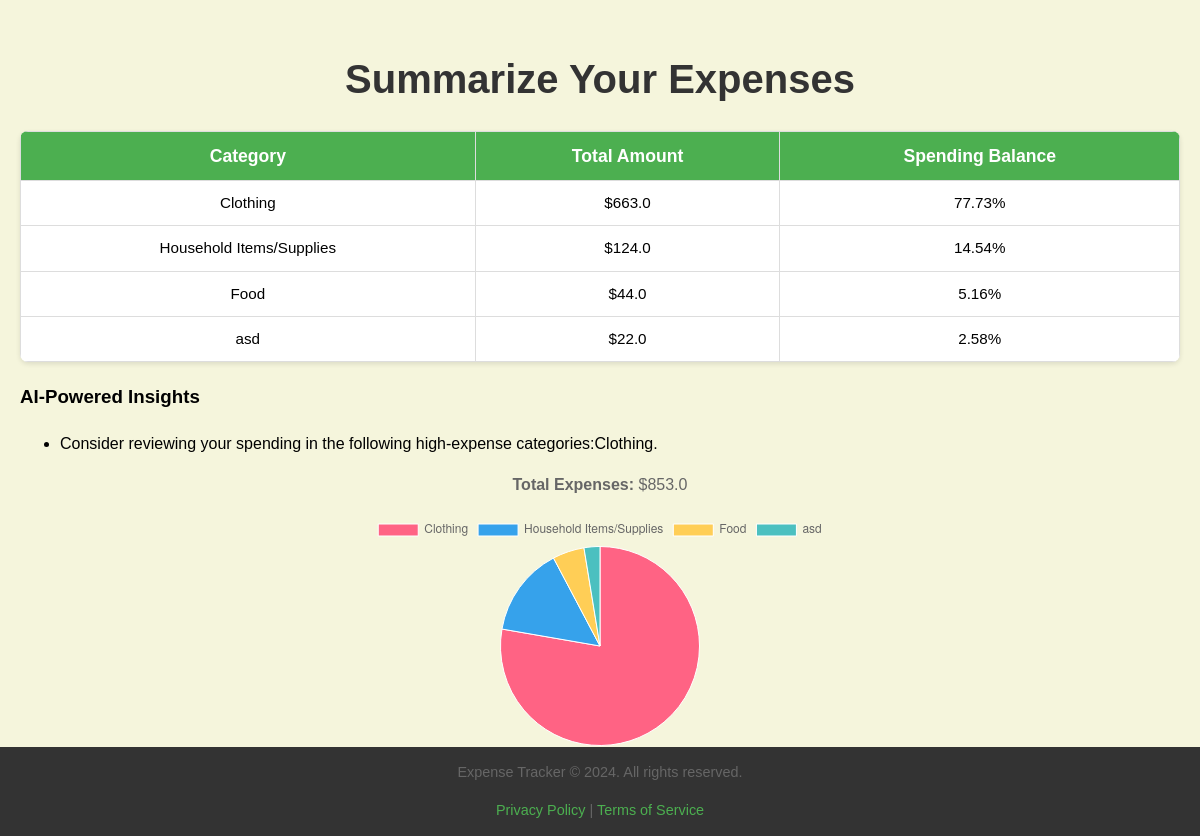
Screenshot of /summarize-expenses (signed in) with the database file from the repository.
### tables this page shows
CREATE TABLE expenses (
        id INTEGER PRIMARY KEY AUTOINCREMENT,
        category_id INTEGER,
        amount REAL,
        date TEXT,
        description TEXT,
        user_id INTEGER, category TEXT,
        FOREIGN KEY (category_id) REFERENCES categories (id),
        FOREIGN KEY (user_id) REFERENCES users (id)
    );

### app.py (the view)
@app.route('/summarize-expenses')
def summarize_expenses():
    if 'username' not in session:
        return redirect(url_for('login'))
    user_id = session.get('user_id')
    if not user_id:
        flash("User not logged in.Please log in to view summaries","error")
        return redirect(url_for('login'))
    with sqlite3.connect('expenses.db') as conn:
        conn.row_factory = sqlite3.Row
        cursor = conn.cursor()
        cursor.execute('''
        SELECT category, SUM(amount) as total_amount
        FROM expenses
        WHERE user_id = ?
        GROUP BY category
        ORDER BY total_amount DESC
        ''',(user_id,))
        summary = cursor.fetchall()
        categories = [row['category'] for row in summary]
        totals = [row['total_amount'] for row in summary]
        total_spending = sum(totals)
        percentages = [(category,total / total_spending * 100) for category, total in zip(categories, totals)]
        mean_spending = np.mean(totals)
        std_dev_spending = np.std(totals)
        high_spending = [
            category for category, total in zip(categories,totals)
            if total > mean_spending + std_dev_spending
        ]
        recommendations = []
        if high_spending:
            recommendations.append(
                f"Consider reviewing your spending in the following  high-expense categories:{', '.join(high_spending)}."
            )
        else:
            recommendations.append("Your spending seems balanced across all categories!")
    return render_template(
        'summarize_expenses.html',
        summary=summary,
        percentages=percentages,
        recommendations=recommendations
    )

### templates/summarize_expenses.html (shortened to what this page needs)
<!DOCTYPE html>
<html lang="en">
<head>
    <link rel="stylesheet" href="static/style.css">
</head>
<body>
    <h1>
        Summarize Your Expenses
    </h1>
    <table>
        <thead>
            <tr>
                <th>Category</th>
                <th>Total Amount</th>
                <th>Spending Balance</th>
            </tr>
        </thead>
        <tbody>
            {% for row in summary %}
            <tr>
              <td>{{ row['category'] }}</td>
              <td>${{ row['total_amount'] }}</td>
              <td>
                {% for category, percentage in percentages %}
                  {% if category == row['category'] %}
                    {{ percentage | round(2) }}%
                  {% endif %}
                {% endfor %}
              </td>
            </tr>
            {% endfor %}
        </tbody>
    </table>
<h3>AI-Powered Insights</h3>
<ul>
  {% for recommendation in recommendations %}
  <li>{{ recommendation }}</li>
  {% endfor %}
</ul>
    <p>
        <strong>Total Expenses:</strong>
        ${{ summary | sum(attribute=1) }}
    </p>
    <canvas id="expenseChart" width="400" height="400"></canvas>
    <script>
        const ctx = document.getElementById('expenseChart').getContext('2d');
        // Data from the summary passed in by Flask
        const data = {
            labels: [
                {% for category, total in summary %}
                    "{{ category }}",
                {% endfor %}
            ],
            datasets: [{
                data: [
                    {% for category, total in summary %}
                        {{ total }},
                    {% endfor %}
                ],
                backgroundColor: [
                    '#FF6384', '#36A2EB', '#FFCE56', '#4BC0C0', '#9966FF', '#FF9F40'
                ],
                borderColor: '#FFFFFF',
                borderWidth: 1,
            }]
        };
        // Configuration for the chart
        const config = {
            type: 'pie',
            data: data,
            options: {
                responsive: true,
                maintainAspectRatio: true, // Ensure aspect ratio is maintained
                aspectRatio: 5,
                plugins: {
                    legend: {
                        position: 'top',
                    },
                    tooltip: {
                        callbacks: {
                            label: function(tooltipItem) {
                                const value = data.datasets[0].data[tooltipItem.dataIndex];
                                return `${data.labels[tooltipItem.dataIndex]}: $${value}`;
                            }
                        }
                    }
                }
            }
        };
        // Create and render the chart
        new Chart(ctx, config);
    </script>
     <a href="/home" class="button">Go back to dashboard</a>
</body>
 <footer>
        <p>Expense Tracker &copy; 2024. All rights reserved.</p>
        <p><a href="#">Privacy Policy</a> | <a href="#">Terms of Service</a></p>
    </footer>
</html>

### static/style.css (style rules this page uses)
html { box-sizing: border-box; scroll-behavior: smooth; }
*, *:before, *:after { box-sizing: inherit; }
body { font-family: Arial, sans-serif; margin: 0; padding: 20px; background-color: beige; line-height:1.6; }
h1 { color: #333; font-size: 2.5em; margin-bottom:10px; text-align: center; }
p { text-align:center; color:#666; }
table { width: 100%; border-collapse: collapse; margin: 20px 0; background-color: white; box-shadow:0 2px 5px rgba(0,0,0,0.1); border-radius:8px; overflow:hidden; font-size:16px; }
table th, table td { border: 1px solid #ddd; padding: 10px; text-align: center; transition: background-color 0.3s ease; }
table th { background-color: #4CAF50; color: white; font-size:1.1em; }
table td { font-size: 0.95em; }
.button, .cancel, .form-actions a { display: inline-block; padding: 12px 25px; margin: 10px 0; color: white; text-decoration: none; border-radius: 5px; text-align: center; cursor: pointer; transition: background-color 0.3s ease-in-out; box-shadow:0px 4px 6px rgba(0,0,0,0.1); }
.button { background-color: #4CAF50; }
footer { position: fixed; left: 0; bottom: 0; width: 100%; background-color: #333; color: #fff; text-align: center; font-size: 0.9em; }
footer a { color:#4caf50; text-decoration:none; }

### rows the page displays
expenses: category "Clothing", total_amount "663.0", percentage "77.73"
expenses: category "Household Items/Supplies", total_amount "124.0", percentage "14.54"
expenses: category "Food", total_amount "44.0", percentage "5.16"
expenses: category "asd", total_amount "22.0", percentage "2.58"

### other values shown
{{ recommendation }} "Consider reviewing your spending in the following high-expense categories:Clothing."
{{ summary | sum(attribute=1) }} "853.0"
chart data {{ category }} Clothing, Household Items/Supplies, Food, asd
chart data {{ total }} 663.0, 124.0, 44.0, 22.0
